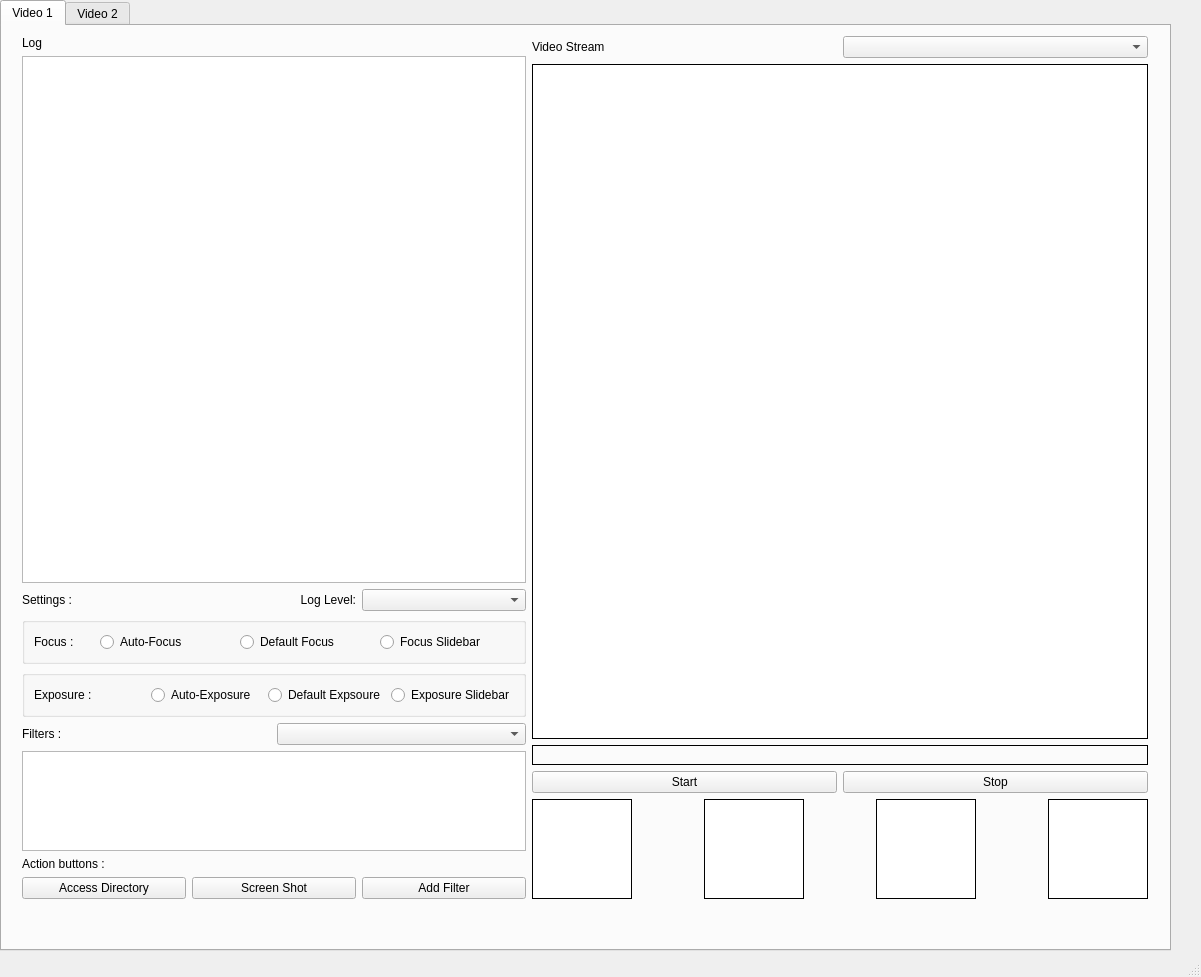
<?xml version="1.0" encoding="UTF-8"?>
<ui version="4.0">
 <class>MainWindow</class>
 <widget class="QMainWindow" name="MainWindow">
  <property name="geometry">
   <rect>
    <x>0</x>
    <y>0</y>
    <width>1201</width>
    <height>977</height>
   </rect>
  </property>
  <property name="windowTitle">
   <string>MainWindow</string>
  </property>
  <widget class="QWidget" name="centralwidget">
   <widget class="QTabWidget" name="tabWidget">
    <property name="geometry">
     <rect>
      <x>0</x>
      <y>0</y>
      <width>1171</width>
      <height>951</height>
     </rect>
    </property>
    <property name="currentIndex">
     <number>0</number>
    </property>
    <widget class="QWidget" name="tab_3">
     <attribute name="title">
      <string>Video 1</string>
     </attribute>
     <widget class="QWidget" name="layoutWidget">
      <property name="geometry">
       <rect>
        <x>20</x>
        <y>10</y>
        <width>1126</width>
        <height>863</height>
       </rect>
      </property>
      <layout class="QHBoxLayout" name="horizontalLayout_5">
       <item>
        <layout class="QVBoxLayout" name="verticalLayout_11">
         <item>
          <layout class="QVBoxLayout" name="verticalLayout_7">
           <item>
            <widget class="QLabel" name="log_label">
             <property name="styleSheet">
              <string notr="true"/>
             </property>
             <property name="text">
              <string>Log</string>
             </property>
            </widget>
           </item>
           <item>
            <widget class="QPlainTextEdit" name="log_out">
             <property name="autoFillBackground">
              <bool>false</bool>
             </property>
             <property name="styleSheet">
              <string notr="true"/>
             </property>
             <property name="readOnly">
              <bool>true</bool>
             </property>
             <property name="plainText">
              <string/>
             </property>
            </widget>
           </item>
          </layout>
         </item>
         <item>
          <layout class="QHBoxLayout" name="horizontalLayout_21">
           <item>
            <widget class="QLabel" name="settings_label">
             <property name="text">
              <string>Settings :</string>
             </property>
            </widget>
           </item>
           <item>
            <widget class="QLabel" name="label">
             <property name="text">
              <string>Log Level:</string>
             </property>
             <property name="alignment">
              <set>Qt::AlignRight|Qt::AlignTrailing|Qt::AlignVCenter</set>
             </property>
            </widget>
           </item>
           <item>
            <widget class="QComboBox" name="comboBox"/>
           </item>
          </layout>
         </item>
         <item>
          <layout class="QVBoxLayout" name="verticalLayout">
           <item>
            <widget class="QGroupBox" name="groupBox">
             <property name="title">
              <string/>
             </property>
             <layout class="QHBoxLayout" name="horizontalLayout">
              <item>
               <widget class="QLabel" name="s_focus_label">
                <property name="maximumSize">
                 <size>
                  <width>60</width>
                  <height>16777215</height>
                 </size>
                </property>
                <property name="text">
                 <string>Focus :</string>
                </property>
               </widget>
              </item>
              <item>
               <widget class="QRadioButton" name="s_focus_auto_button">
                <property name="layoutDirection">
                 <enum>Qt::LeftToRight</enum>
                </property>
                <property name="text">
                 <string>Auto-Focus</string>
                </property>
               </widget>
              </item>
              <item>
               <widget class="QRadioButton" name="s_focus_default_button">
                <property name="text">
                 <string>Default Focus</string>
                </property>
               </widget>
              </item>
              <item>
               <widget class="QRadioButton" name="s_focus_slide_button">
                <property name="text">
                 <string>Focus Slidebar</string>
                </property>
               </widget>
              </item>
             </layout>
            </widget>
           </item>
           <item>
            <widget class="QGroupBox" name="exposureBox">
             <property name="title">
              <string/>
             </property>
             <layout class="QHBoxLayout" name="horizontalLayout_10">
              <item>
               <widget class="QLabel" name="s_exposure_label">
                <property name="text">
                 <string>Exposure :</string>
                </property>
               </widget>
              </item>
              <item>
               <widget class="QRadioButton" name="s_expose_auto_button">
                <property name="text">
                 <string>Auto-Exposure</string>
                </property>
               </widget>
              </item>
              <item>
               <widget class="QRadioButton" name="s_expose_default_button">
                <property name="text">
                 <string>Default Expsoure</string>
                </property>
               </widget>
              </item>
              <item>
               <widget class="QRadioButton" name="s_expose_slide_button">
                <property name="text">
                 <string>Exposure Slidebar</string>
                </property>
               </widget>
              </item>
             </layout>
            </widget>
           </item>
          </layout>
         </item>
         <item>
          <layout class="QVBoxLayout" name="verticalLayout_9">
           <item>
            <layout class="QHBoxLayout" name="horizontalLayout_2">
             <item>
              <layout class="QVBoxLayout" name="verticalLayout_5">
               <item>
                <layout class="QHBoxLayout" name="horizontalLayout_7">
                 <item>
                  <widget class="QLabel" name="filter_label">
                   <property name="text">
                    <string>Filters :</string>
                   </property>
                  </widget>
                 </item>
                 <item>
                  <widget class="QComboBox" name="filter_options"/>
                 </item>
                </layout>
               </item>
              </layout>
             </item>
            </layout>
           </item>
          </layout>
         </item>
         <item>
          <widget class="QListWidget" name="listWidget">
           <property name="maximumSize">
            <size>
             <width>10000</width>
             <height>100</height>
            </size>
           </property>
          </widget>
         </item>
         <item>
          <layout class="QVBoxLayout" name="verticalLayout_10">
           <item>
            <widget class="QLabel" name="button_label">
             <property name="text">
              <string>Action buttons :</string>
             </property>
            </widget>
           </item>
           <item>
            <layout class="QHBoxLayout" name="horizontalLayout_3">
             <item>
              <widget class="QPushButton" name="access_directory_button">
               <property name="text">
                <string>Access Directory</string>
               </property>
              </widget>
             </item>
             <item>
              <widget class="QPushButton" name="screen_shot">
               <property name="text">
                <string>Screen Shot</string>
               </property>
              </widget>
             </item>
             <item>
              <widget class="QPushButton" name="add_filter_settings">
               <property name="text">
                <string>Add Filter</string>
               </property>
              </widget>
             </item>
            </layout>
           </item>
          </layout>
         </item>
        </layout>
       </item>
       <item>
        <layout class="QVBoxLayout" name="verticalLayout_13">
         <item>
          <layout class="QVBoxLayout" name="verticalLayout_12">
           <item>
            <layout class="QHBoxLayout" name="horizontalLayout_8">
             <item>
              <widget class="QLabel" name="video_out_label">
               <property name="minimumSize">
                <size>
                 <width>91</width>
                 <height>16</height>
                </size>
               </property>
               <property name="text">
                <string>Video Stream</string>
               </property>
              </widget>
             </item>
             <item>
              <widget class="QComboBox" name="video_input">
               <property name="sizeAdjustPolicy">
                <enum>QComboBox::AdjustToContents</enum>
               </property>
              </widget>
             </item>
            </layout>
           </item>
           <item>
            <widget class="QLabel" name="videoout">
             <property name="minimumSize">
              <size>
               <width>600</width>
               <height>600</height>
              </size>
             </property>
             <property name="styleSheet">
              <string notr="true">background-color: rgb(255, 255, 255);
border-color: rgb(0, 0, 0);</string>
             </property>
             <property name="frameShape">
              <enum>QFrame::Box</enum>
             </property>
             <property name="text">
              <string/>
             </property>
            </widget>
           </item>
          </layout>
         </item>
         <item>
          <layout class="QHBoxLayout" name="horizontalLayout_9">
           <item>
            <widget class="QLabel" name="time_label">
             <property name="maximumSize">
              <size>
               <width>16777215</width>
               <height>20</height>
              </size>
             </property>
             <property name="frameShape">
              <enum>QFrame::Box</enum>
             </property>
             <property name="midLineWidth">
              <number>0</number>
             </property>
             <property name="text">
              <string/>
             </property>
             <property name="alignment">
              <set>Qt::AlignCenter</set>
             </property>
            </widget>
           </item>
          </layout>
         </item>
         <item>
          <layout class="QHBoxLayout" name="horizontalLayout_6">
           <item>
            <widget class="QPushButton" name="start_button">
             <property name="contextMenuPolicy">
              <enum>Qt::NoContextMenu</enum>
             </property>
             <property name="text">
              <string>Start</string>
             </property>
            </widget>
           </item>
           <item>
            <widget class="QPushButton" name="stop_button">
             <property name="text">
              <string>Stop</string>
             </property>
            </widget>
           </item>
          </layout>
         </item>
         <item>
          <layout class="QHBoxLayout" name="horizontalLayout_4">
           <item>
            <widget class="QLabel" name="carimg1">
             <property name="minimumSize">
              <size>
               <width>100</width>
               <height>100</height>
              </size>
             </property>
             <property name="styleSheet">
              <string notr="true">
background-color: rgb(255, 255, 255);</string>
             </property>
             <property name="frameShape">
              <enum>QFrame::Box</enum>
             </property>
             <property name="text">
              <string/>
             </property>
            </widget>
           </item>
           <item>
            <spacer name="horizontalSpacer">
             <property name="orientation">
              <enum>Qt::Horizontal</enum>
             </property>
             <property name="sizeType">
              <enum>QSizePolicy::Fixed</enum>
             </property>
             <property name="sizeHint" stdset="0">
              <size>
               <width>66</width>
               <height>20</height>
              </size>
             </property>
            </spacer>
           </item>
           <item>
            <widget class="QLabel" name="carimg2">
             <property name="minimumSize">
              <size>
               <width>100</width>
               <height>100</height>
              </size>
             </property>
             <property name="styleSheet">
              <string notr="true">background-color: rgb(255, 255, 255);</string>
             </property>
             <property name="frameShape">
              <enum>QFrame::Box</enum>
             </property>
             <property name="text">
              <string/>
             </property>
            </widget>
           </item>
           <item>
            <spacer name="horizontalSpacer_2">
             <property name="orientation">
              <enum>Qt::Horizontal</enum>
             </property>
             <property name="sizeType">
              <enum>QSizePolicy::Fixed</enum>
             </property>
             <property name="sizeHint" stdset="0">
              <size>
               <width>66</width>
               <height>20</height>
              </size>
             </property>
            </spacer>
           </item>
           <item>
            <widget class="QLabel" name="carimg3">
             <property name="minimumSize">
              <size>
               <width>100</width>
               <height>100</height>
              </size>
             </property>
             <property name="styleSheet">
              <string notr="true">background-color: rgb(255, 255, 255);</string>
             </property>
             <property name="frameShape">
              <enum>QFrame::Box</enum>
             </property>
             <property name="text">
              <string/>
             </property>
            </widget>
           </item>
           <item>
            <spacer name="horizontalSpacer_3">
             <property name="orientation">
              <enum>Qt::Horizontal</enum>
             </property>
             <property name="sizeType">
              <enum>QSizePolicy::Fixed</enum>
             </property>
             <property name="sizeHint" stdset="0">
              <size>
               <width>66</width>
               <height>20</height>
              </size>
             </property>
            </spacer>
           </item>
           <item>
            <widget class="QLabel" name="carimg4">
             <property name="minimumSize">
              <size>
               <width>100</width>
               <height>100</height>
              </size>
             </property>
             <property name="maximumSize">
              <size>
               <width>100</width>
               <height>100</height>
              </size>
             </property>
             <property name="styleSheet">
              <string notr="true">background-color: rgb(255, 255, 255);</string>
             </property>
             <property name="frameShape">
              <enum>QFrame::Box</enum>
             </property>
             <property name="text">
              <string/>
             </property>
            </widget>
           </item>
          </layout>
         </item>
        </layout>
       </item>
      </layout>
     </widget>
    </widget>
    <widget class="QWidget" name="tab_4">
     <attribute name="title">
      <string>Video 2</string>
     </attribute>
     <widget class="QWidget" name="layoutWidget_2">
      <property name="geometry">
       <rect>
        <x>0</x>
        <y>0</y>
        <width>1126</width>
        <height>863</height>
       </rect>
      </property>
      <layout class="QHBoxLayout" name="horizontalLayout_11">
       <item>
        <layout class="QVBoxLayout" name="verticalLayout_14">
         <item>
          <layout class="QVBoxLayout" name="verticalLayout_15">
           <item>
            <widget class="QLabel" name="log_label_2">
             <property name="styleSheet">
              <string notr="true"/>
             </property>
             <property name="text">
              <string>Log</string>
             </property>
            </widget>
           </item>
           <item>
            <widget class="QPlainTextEdit" name="log_out_2">
             <property name="autoFillBackground">
              <bool>false</bool>
             </property>
             <property name="styleSheet">
              <string notr="true"/>
             </property>
             <property name="readOnly">
              <bool>true</bool>
             </property>
             <property name="plainText">
              <string/>
             </property>
            </widget>
           </item>
          </layout>
         </item>
         <item>
          <layout class="QVBoxLayout" name="verticalLayout_16">
           <item>
            <widget class="QLabel" name="settings_label_2">
             <property name="text">
              <string>Settings :</string>
             </property>
            </widget>
           </item>
          </layout>
         </item>
         <item>
          <layout class="QVBoxLayout" name="verticalLayout_2">
           <item>
            <widget class="QGroupBox" name="groupBox_2">
             <property name="title">
              <string/>
             </property>
             <layout class="QHBoxLayout" name="horizontalLayout_12">
              <item>
               <widget class="QLabel" name="s_focus_label_2">
                <property name="maximumSize">
                 <size>
                  <width>60</width>
                  <height>16777215</height>
                 </size>
                </property>
                <property name="text">
                 <string>Focus :</string>
                </property>
               </widget>
              </item>
              <item>
               <widget class="QRadioButton" name="s_focus_auto_button_2">
                <property name="layoutDirection">
                 <enum>Qt::LeftToRight</enum>
                </property>
                <property name="text">
                 <string>Auto-Focus</string>
                </property>
               </widget>
              </item>
              <item>
               <widget class="QRadioButton" name="s_focus_default_button_2">
                <property name="text">
                 <string>Default Focus</string>
                </property>
               </widget>
              </item>
              <item>
               <widget class="QRadioButton" name="s_focus_slide_button_2">
                <property name="text">
                 <string>Focus Slidebar</string>
                </property>
               </widget>
              </item>
             </layout>
            </widget>
           </item>
           <item>
            <widget class="QGroupBox" name="exposureBox_2">
             <property name="title">
              <string/>
             </property>
             <layout class="QHBoxLayout" name="horizontalLayout_13">
              <item>
               <widget class="QLabel" name="s_exposure_label_2">
                <property name="text">
                 <string>Exposure :</string>
                </property>
               </widget>
              </item>
              <item>
               <widget class="QRadioButton" name="s_expose_auto_button_2">
                <property name="text">
                 <string>Auto-Exposure</string>
                </property>
               </widget>
              </item>
              <item>
               <widget class="QRadioButton" name="s_expose_default_button_2">
                <property name="text">
                 <string>Default Expsoure</string>
                </property>
               </widget>
              </item>
              <item>
               <widget class="QRadioButton" name="s_expose_slide_button_2">
                <property name="text">
                 <string>Exposure Slidebar</string>
                </property>
               </widget>
              </item>
             </layout>
            </widget>
           </item>
          </layout>
         </item>
         <item>
          <layout class="QVBoxLayout" name="verticalLayout_17">
           <item>
            <layout class="QHBoxLayout" name="horizontalLayout_14">
             <item>
              <layout class="QVBoxLayout" name="verticalLayout_6">
               <item>
                <layout class="QHBoxLayout" name="horizontalLayout_15">
                 <item>
                  <widget class="QLabel" name="filter_label_2">
                   <property name="text">
                    <string>Filters :</string>
                   </property>
                  </widget>
                 </item>
                 <item>
                  <widget class="QComboBox" name="filter_options_2"/>
                 </item>
                </layout>
               </item>
              </layout>
             </item>
            </layout>
           </item>
          </layout>
         </item>
         <item>
          <widget class="QListWidget" name="listWidget_2">
           <property name="maximumSize">
            <size>
             <width>10000</width>
             <height>100</height>
            </size>
           </property>
          </widget>
         </item>
         <item>
          <layout class="QVBoxLayout" name="verticalLayout_18">
           <item>
            <widget class="QLabel" name="button_label_2">
             <property name="text">
              <string>Action buttons :</string>
             </property>
            </widget>
           </item>
           <item>
            <layout class="QHBoxLayout" name="horizontalLayout_16">
             <item>
              <widget class="QPushButton" name="access_directory_button_2">
               <property name="text">
                <string>Access Directory</string>
               </property>
              </widget>
             </item>
             <item>
              <widget class="QPushButton" name="screen_shot_2">
               <property name="text">
                <string>Screen Shot</string>
               </property>
              </widget>
             </item>
             <item>
              <widget class="QPushButton" name="advanced_settings_2">
               <property name="text">
                <string>Advanced Settings</string>
               </property>
              </widget>
             </item>
            </layout>
           </item>
          </layout>
         </item>
        </layout>
       </item>
       <item>
        <layout class="QVBoxLayout" name="verticalLayout_19">
         <item>
          <layout class="QVBoxLayout" name="verticalLayout_20">
           <item>
            <layout class="QHBoxLayout" name="horizontalLayout_17">
             <item>
              <widget class="QLabel" name="video_out_label_2">
               <property name="minimumSize">
                <size>
                 <width>91</width>
                 <height>16</height>
                </size>
               </property>
               <property name="text">
                <string>Video Stream</string>
               </property>
              </widget>
             </item>
             <item>
              <widget class="QComboBox" name="video_input_2"/>
             </item>
            </layout>
           </item>
           <item>
            <widget class="QLabel" name="videoout_2">
             <property name="minimumSize">
              <size>
               <width>600</width>
               <height>600</height>
              </size>
             </property>
             <property name="styleSheet">
              <string notr="true">background-color: rgb(255, 255, 255);</string>
             </property>
             <property name="frameShape">
              <enum>QFrame::Box</enum>
             </property>
             <property name="text">
              <string/>
             </property>
            </widget>
           </item>
          </layout>
         </item>
         <item>
          <layout class="QHBoxLayout" name="horizontalLayout_18">
           <item>
            <widget class="QLabel" name="time_label_2">
             <property name="maximumSize">
              <size>
               <width>16777215</width>
               <height>20</height>
              </size>
             </property>
             <property name="frameShape">
              <enum>QFrame::Box</enum>
             </property>
             <property name="midLineWidth">
              <number>0</number>
             </property>
             <property name="text">
              <string/>
             </property>
             <property name="alignment">
              <set>Qt::AlignCenter</set>
             </property>
            </widget>
           </item>
          </layout>
         </item>
         <item>
          <layout class="QHBoxLayout" name="horizontalLayout_19">
           <item>
            <widget class="QPushButton" name="start_button_2">
             <property name="contextMenuPolicy">
              <enum>Qt::NoContextMenu</enum>
             </property>
             <property name="text">
              <string>Start</string>
             </property>
            </widget>
           </item>
           <item>
            <widget class="QPushButton" name="stop_button_2">
             <property name="text">
              <string>Stop</string>
             </property>
            </widget>
           </item>
          </layout>
         </item>
         <item>
          <layout class="QHBoxLayout" name="horizontalLayout_20">
           <item>
            <widget class="QLabel" name="carimg1_2">
             <property name="minimumSize">
              <size>
               <width>100</width>
               <height>100</height>
              </size>
             </property>
             <property name="styleSheet">
              <string notr="true">
background-color: rgb(255, 255, 255);</string>
             </property>
             <property name="frameShape">
              <enum>QFrame::Box</enum>
             </property>
             <property name="text">
              <string/>
             </property>
            </widget>
           </item>
           <item>
            <spacer name="horizontalSpacer_4">
             <property name="orientation">
              <enum>Qt::Horizontal</enum>
             </property>
             <property name="sizeType">
              <enum>QSizePolicy::Fixed</enum>
             </property>
             <property name="sizeHint" stdset="0">
              <size>
               <width>66</width>
               <height>20</height>
              </size>
             </property>
            </spacer>
           </item>
           <item>
            <widget class="QLabel" name="carimg2_2">
             <property name="minimumSize">
              <size>
               <width>100</width>
               <height>100</height>
              </size>
             </property>
             <property name="styleSheet">
              <string notr="true">background-color: rgb(255, 255, 255);</string>
             </property>
             <property name="frameShape">
              <enum>QFrame::Box</enum>
             </property>
             <property name="text">
              <string/>
             </property>
            </widget>
           </item>
           <item>
            <spacer name="horizontalSpacer_5">
             <property name="orientation">
              <enum>Qt::Horizontal</enum>
             </property>
             <property name="sizeType">
              <enum>QSizePolicy::Fixed</enum>
             </property>
             <property name="sizeHint" stdset="0">
              <size>
               <width>66</width>
               <height>20</height>
              </size>
             </property>
            </spacer>
           </item>
           <item>
            <widget class="QLabel" name="carimg3_2">
             <property name="minimumSize">
              <size>
               <width>100</width>
               <height>100</height>
              </size>
             </property>
             <property name="styleSheet">
              <string notr="true">background-color: rgb(255, 255, 255);</string>
             </property>
             <property name="frameShape">
              <enum>QFrame::Box</enum>
             </property>
             <property name="text">
              <string/>
             </property>
            </widget>
           </item>
           <item>
            <spacer name="horizontalSpacer_6">
             <property name="orientation">
              <enum>Qt::Horizontal</enum>
             </property>
             <property name="sizeType">
              <enum>QSizePolicy::Fixed</enum>
             </property>
             <property name="sizeHint" stdset="0">
              <size>
               <width>66</width>
               <height>20</height>
              </size>
             </property>
            </spacer>
           </item>
           <item>
            <widget class="QLabel" name="carimg4_2">
             <property name="minimumSize">
              <size>
               <width>100</width>
               <height>100</height>
              </size>
             </property>
             <property name="maximumSize">
              <size>
               <width>100</width>
               <height>100</height>
              </size>
             </property>
             <property name="styleSheet">
              <string notr="true">background-color: rgb(255, 255, 255);</string>
             </property>
             <property name="frameShape">
              <enum>QFrame::Box</enum>
             </property>
             <property name="text">
              <string/>
             </property>
            </widget>
           </item>
          </layout>
         </item>
        </layout>
       </item>
      </layout>
     </widget>
    </widget>
   </widget>
  </widget>
  <widget class="QStatusBar" name="statusbar"/>
 </widget>
 <resources/>
 <connections/>
</ui>
